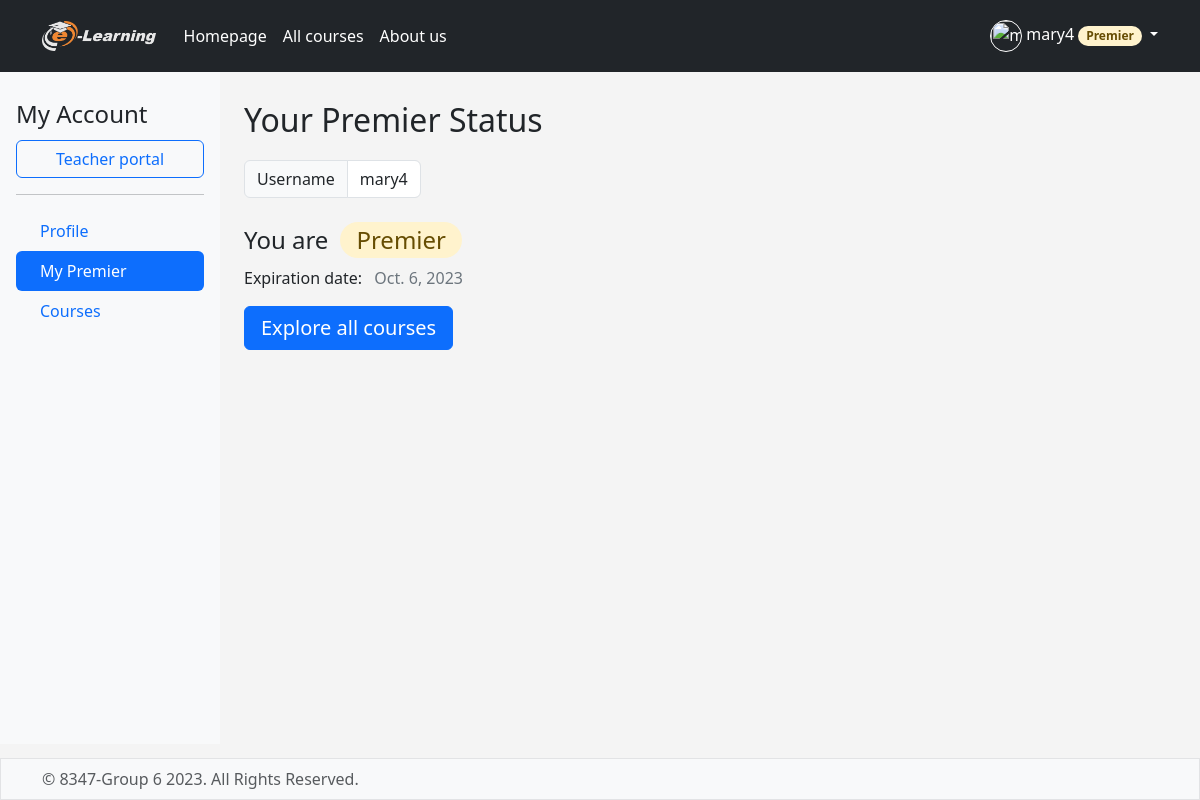
The app's page /mypremier/ (signed in), older data.
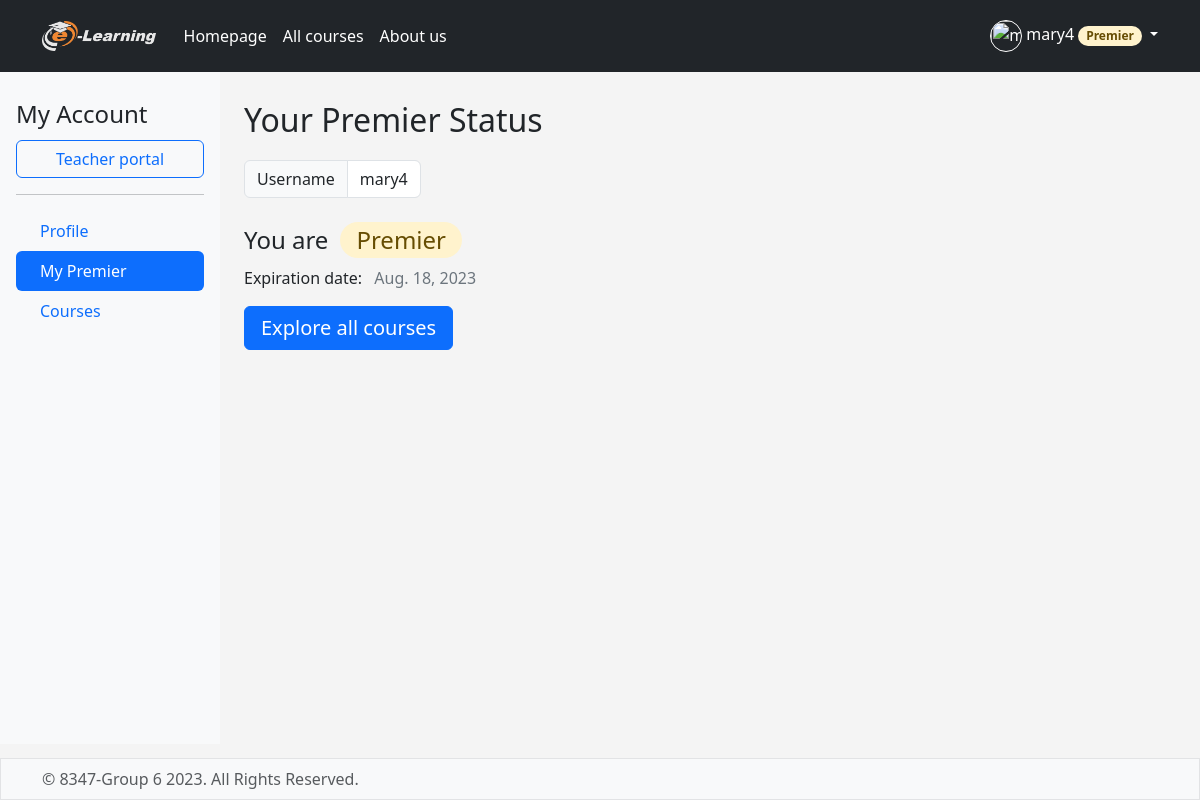
The same page, newer data.
### elearning/models.py (models this page shows, shortened)
class Student(User):
    avatar = models.ImageField(upload_to=rename_avatar,default='avatars/avatar-default.svg')
    bios = models.TextField(blank=True)
    billing_address = models.CharField(max_length=300,null=True,blank=True)
    phone_number = models.CharField(max_length=20,null=True,blank=True)
    is_premier = models.BooleanField(default=False)
    premier_expiration = models.DateField(blank=True,null=True)
    is_teacher = models.BooleanField(default=False)
    class Meta:
        verbose_name = 'Student'

### elearning/views.py (the view)
# urls.py: path("mypremier/", views.mypremier, name="mypremier"),
@login_required(login_url='elearning:login')
def mypremier(request):
    exp_date = ''
    student = Student.objects.get(pk=request.user.id)
    is_premier = student.is_premier
    if is_premier:
        exp_date = student.premier_expiration
    return render(request,'elearning/mypremier.html',{"is_premier":is_premier,"exp_date":exp_date})

### elearning/templates/elearning/mypremier.html (shortened to what this page needs)
{% extends 'elearning/base.html' %}
{% load bootstrap_icons %}
{% block content %}
    <main class="d-flex flex-nowrap">
        <div class="d-flex flex-column flex-shrink-0 p-3 bg-body-tertiary " style="width: 220px;min-height: 84vh">
            <span class="fs-4 py-2 align-items-center">My Account</span>
            <a href="{% url 'elearning:teacher-portal' %}" class="btn btn-outline-primary fs-6">Teacher portal</a>
            <hr>
            <ul class="nav nav-pills flex-column mb-auto">
                <li class="nav-item align-middle">
                    <a href="{% url 'elearning:profile' %}" class="nav-link align-baseline" aria-current="page">
                        &ensp;Profile
                    </a>
                </li>
                <li class="nav-item  align-middle">
                    <a href="{% url 'elearning:mypremier' %}" class="nav-link active align-baseline" aria-current="page">
                        &ensp;My Premier
                    </a>
                </li>
                <li class="nav-item align-middle">
                    <a href="{% url 'elearning:mycourses' %}" class="nav-link align-baseline" aria-current="page">
                        &ensp;Courses
                    </a>
                </li>
            </ul>
        </div>
        <div class="container p-4" style="overflow-y: auto;height: 100%;">
            <div>
                <Span class="fs-2 mb-3 fw-normal align-self-center">Your Premier Status&ensp;</Span>
                <div class="input-group mb-3 align-content-center" style="width:fit-content;">
                    <span class="input-group-text ">Username</span>
                    <span type="text" class="form-control" id="username" disabled>{{ user.username }}</span>
                </div>
            </div>
            {% if is_premier %}
                <div class="d-flex py-2 align-items-center ">
        <span class="fs-4  align-self-center">You are&ensp;</span>
        <span class="fs-4 px-3 text-warning-emphasis bg-warning-subtle rounded-pill align-self-center" >Premier</span>
                </div>
                <span class="fs-6 mb-1 fw-normal align-self-center">Expiration date:</span>
                <span class="fs-6 text-secondary">&ensp;{{ exp_date }}</span>
                <button class="btn fs-5 btn-primary btn px-3 align-self-center" type="button" onclick="location.href='{% url 'elearning:courselist' %}'" >Explore all courses{% bs_icon 'arrow-right-short' size='1.25em' %}</button>
            {% endif %}
        </div>
    </main>
{% endblock %}

Row changes from the older to the newer data that the page shows:
changed Student: premier_expiration "Oct. 6, 2023" → "Aug. 18, 2023"
